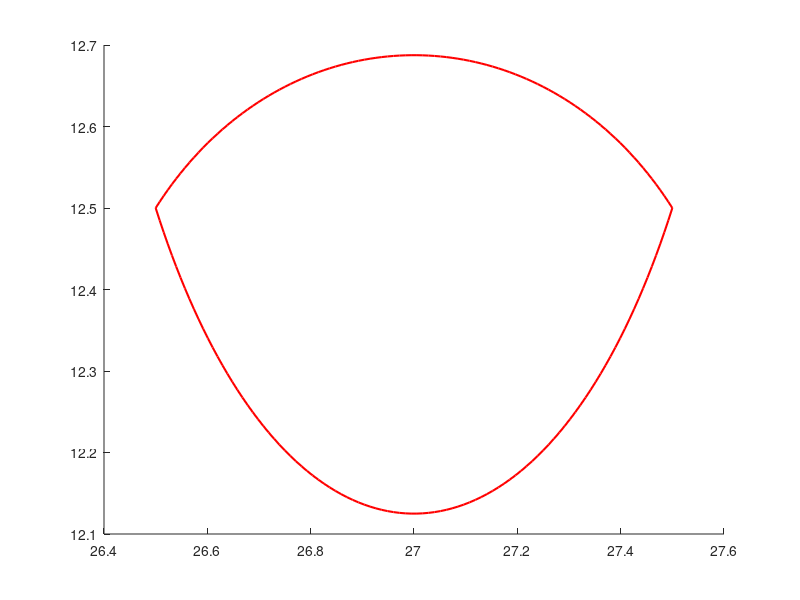

Source code (MATLAB):
function nas_curbe()

t = linspace(0,1,100); % Parametrul
% Punctele de control
b1 = [26.50 26.75 27.25 27.50; 12.5 12 12 12.5];
b2 = [26.50 26.75 27.25 27.50; 12.5 12.75 12.75 12.5];
% Polinoamele Bernstein de gradul 3
B0 = (1-t).^3;
B1 = 3.*(1-t).^2.*t;
B2 = 3.*(1-t).*t.^2;
B3 = t.^3;
B = [B0;B1;B2;B3]; % Matricea care cuprinde toate polinoamele Bernstein
% Curbele Bezier
f1 = b1*B;
f2 = b2*B;

% --> Desenare grafic (doar curbele Bezier) <--
hold on
plot(f1(1,:),f1(2,:),'r','LineWidth',1.5)
plot(f2(1,:),f2(2,:),'r','LineWidth',1.5)
hold off

end